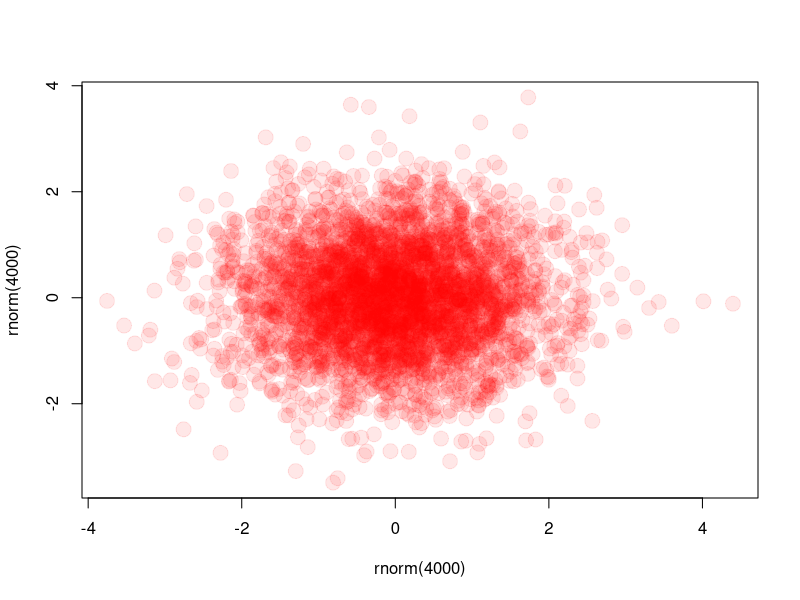

This chart was generated by the following R code:
library(Cairo)
# Cairo(600, 600, file="cair0.png", type="png", bg="white")
CairoPDF("plot.pdf", 6, 6, bg="transparent")
plot(rnorm(4000),rnorm(4000),col="#ff000018",pch=19,cex=2) # semi-transparent red
dev.off() # creates a file "plot.png" with the above 
